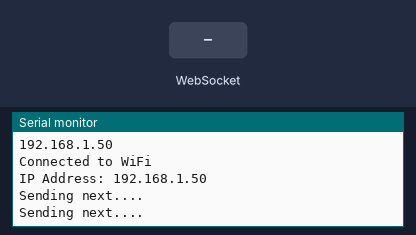
Bench run of a sketch on a simulated Raspberry Pi Pico W. Shown: the last lines printed to the serial monitor. The inputs (shaded band) are chosen by the test bench. WiFi joins after 1.5 s; servers stay silent unless stated; random numbers use the default seed unless the sketch sets one.

Above: at 2.7 s.
2.8 s: WebSocket text "Lab1" received
At 3.4 s:
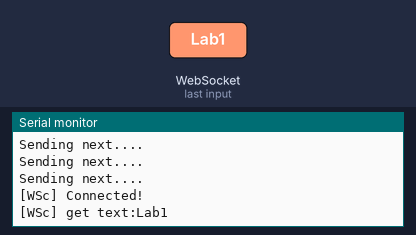
4.5 s: WebSocket text "1" received
At 4.9 s:
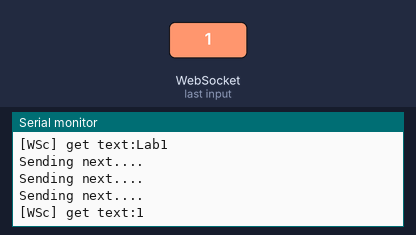

The sketch:

websockets.ino
```cpp
#include <WiFi.h>
#include <WebSocketsClient.h>

//const char *ssid = "741-g";
//const char *password = "ilovekittens";

const char *ssid = "Shenanigans";
const char *password = "catscatscats";
const char *host = "10.0.0.78";
const uint16_t port = 3000;

int status = WL_IDLE_STATUS;
WiFiMulti wifi;
WebSocketsClient webSocket;

void webSocketEvent(WStype_t type, uint8_t *payload, size_t length) {

  switch (type) {
    case WStype_DISCONNECTED:
      Serial.println("[WSc] Disconnected!");
      break;
    case WStype_CONNECTED:
      Serial.println("[WSc] Connected!");

      /*
      webSocket.sendTXT("{\"type\":\"hello\",\"data\":{\"message\":\"hello from pico\"}}");
      {
        "type": "hello",
        "data": {
          "macAddress": "00:1A:2B:3C:4D:5E",
          "metadata": {
            "deviceName": "SensorNode1",
            "location": "Lab1"
          }
        }
      }
      */

      break;
    case WStype_TEXT:
      Serial.print("[WSc] get text:");
      Serial.println((char *)payload);

      // send message to server
      // webSocket.sendTXT("message here");
      break;
    case WStype_BIN:
      // send data to server
      // webSocket.sendBIN(payload, length);
      break;
    case WStype_ERROR:
    case WStype_FRAGMENT_TEXT_START:
    case WStype_FRAGMENT_BIN_START:
    case WStype_FRAGMENT:
    case WStype_PING:
    case WStype_PONG:
    case WStype_FRAGMENT_FIN:
      break;
  }
}

void setup() {
  Serial.begin(9600);

  while (!Serial) { }

  Serial.printf("\n\n\n");

  Serial.print("Connecting to ");
  Serial.println(ssid);

  wifi.addAP(ssid, password);

  if (wifi.run() != WL_CONNECTED) {
    Serial.println("Unable to connect to network, rebooting in 10 seconds...");
    delay(10000);
    rp2040.reboot();
  }

  Serial.println("");
  Serial.println("WiFi connected");
  Serial.println("IP address: ");
  Serial.println(WiFi.localIP());

  Serial.println("Connected to WiFi");

  // print your board's IP address:
  IPAddress ip = WiFi.localIP();
  Serial.print("IP Address: ");
  Serial.println(ip);

  // server address, port and URL
  webSocket.begin(host, port);

  // event handler
  webSocket.onEvent(webSocketEvent);

  // try ever 5000 again if connection has failed
  webSocket.setReconnectInterval(5000);
}

void loop() {
  webSocket.loop();

  delay(500);
  Serial.println("Sending next....");

  char msg[256];
  sprintf(msg,
  "{"\
    "\"type\": \"log\","\
    "\"data\": {"\
      "\"message\": \"%lu: log message from a pico\""\
      "}"\
    "}", millis());

  webSocket.sendTXT(msg);

  sprintf(msg,
  "{"\
    "\"type\": \"sensor\","\
    "\"data\": {"\
    "  \"value\": %lu"\
    "}"\
  "}", random(0, 1024));

  webSocket.sendTXT(msg);

  sprintf(msg,
  "{"\
    "\"type\": \"stepper\","\
    "\"data\": {"\
    "  \"index\": 0,"\
    "  \"state\": {"\
    "    \"position\": %lu,"\
    "    \"delay\": 50,"\
    "    \"acceleration\": 10,"\
    "    \"position_end\": 200,"\
    "    \"position_to_decel\": 150"\
    "  }"\
  "}}", random(0, 9000));

  webSocket.sendTXT(msg);
}
```

Measured:
- after the input at 2.8 s, the serial monitor: prints a new line after 0.21 s (image 1)
- after the input at 4.5 s, the serial monitor: prints a new line at once (image 2)
